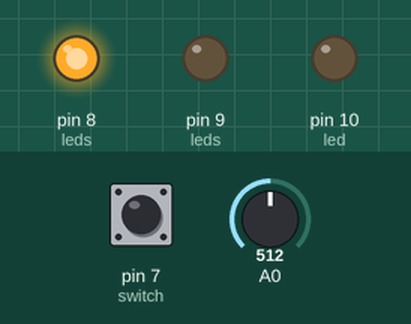
A sketch run on a simulated Arduino Uno, built with avr-gcc and run on an emulated ATmega328P. Parts: output pins drawn as LEDs (lit = HIGH). The inputs (shaded band) are chosen by the test bench; at power-on: A0 = 512, pin 7 (switch) HIGH. What the sketch prints to the serial monitor is not drawn.

Above: at 0.8 s.
0.9 s: A0 set to 211
2.4 s: A0 set to 183
At 3.0 s:
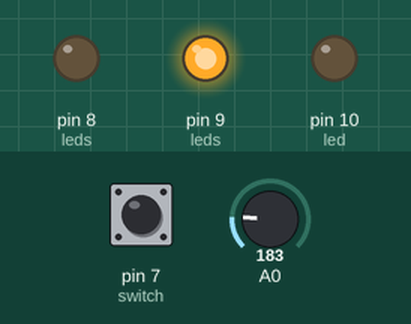
3.9 s: pin 7 (switch) pulled LOW for 0.15 s
At 3.98 s:
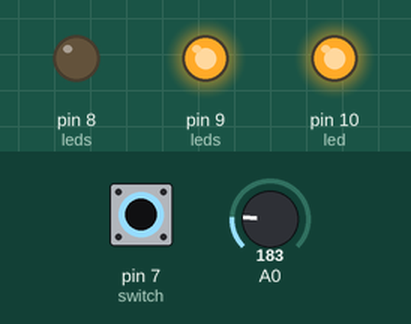
5.5 s: A0 set to 0
At 6.5 s:
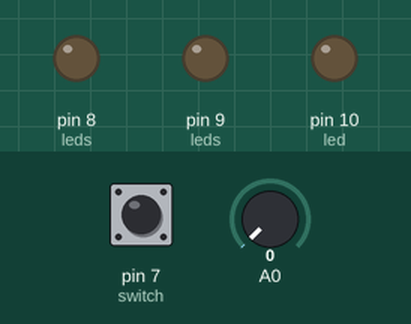
7.0 s: pin 7 (switch) pulled LOW for 1 s
At 7.7 s:
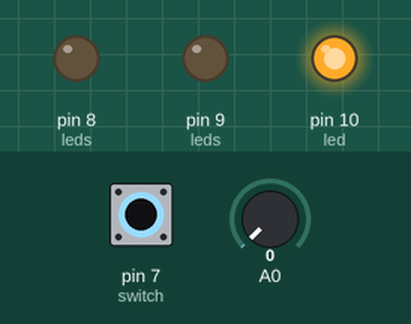
9.5 s: pin 7 (switch) pulled LOW for 3.2 s
At 13.4 s:
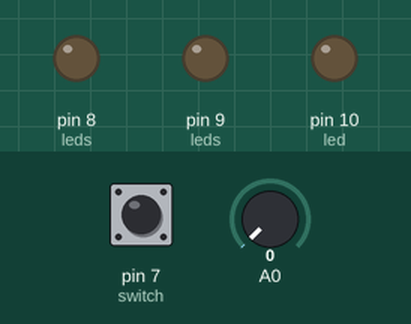
Timing chart, 0 to 14.9 s (numbered marks = the images above; inputs shaded):
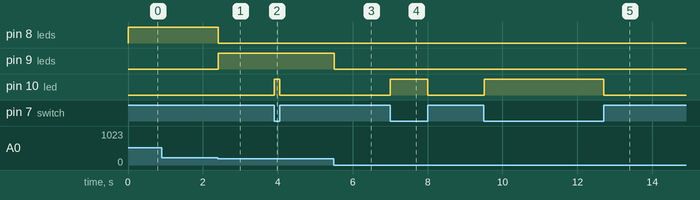

The sketch:

uart.ino
```cpp
#if !defined(__AVR_ATmega328P__)
#include <avr/iom328p.h>
#endif

#include "Uart.h"

#define _BV(bit) (1 << (bit))
#define bit_is_set(sfr, bit) (_SFR_BYTE(sfr) & _BV(bit))
#define bit_is_clear(sfr, bit) (!(_SFR_BYTE(sfr) & _BV(bit)))
#define loop_until_bit_is_set(sfr, bit) do { } while (bit_is_clear(sfr, bit))
#define loop_until_bit_is_clear(sfr, bit) do { } while (bit_is_set(sfr, bit))


void Uart_Init(void) {

    Uart_SetBaudRate(9600);

    /* Enable USART transmitter/receiver */
    UCSR0B = (1 << TXEN0) | (1 << RXEN0);

    /* 8 data bits, 1 stop bit */
    UCSR0C = (1 << UCSZ01) | (1 << UCSZ00);
}

void Uart_SetBaudRate(unsigned short BuadRate)
{
    unsigned short UBBR = ( (F_CPU / 16) /  BuadRate ) - 1;
    UBRR0L = (UBBR & 0xFF);
    UBRR0H = (( UBBR >> 8 ) & 0xFF);
}


void Uart_SendChar(unsigned char DataByte)
{
    // Wait until Write buffer is empty
    while ( ! (UCSR0A & ( 1 << UDRE0)) );
    UDR0 = DataByte;
}

unsigned char Uart_ReadData(void) {
    // Wait until data is received
    while ( ! (UCSR0A & ( 1 << RXC0)) );
    return UDR0;
}

void Uart_SendString(const char DataString[]){
    int i;
    for (i=0; DataString[i]; i++)
    {
        Uart_SendChar(DataString[i]);
    }
}
```

LDR.ino
```cpp
#include <avr/io.h> // Importing necessary libraries for the required functions
#include <util/delay.h>
#include "adc.h"

void init();

int main(void){        //main code
  init();     //calls the void init function at the bottom
  Serial.begin(9600);

  while (1)  //infinite loop
  {
      int button = PIND & (1 << 7) ;   //checking port 7 if the switch has been flipped
      Serial.println(button);

     if(button)       //if statement for the switch
     {
       PORTB = PORTB & ~(1 << 2);
     }
     else
     {
       PORTB = PORTB | (1 << 2);
     }


    unsigned short a = Adc_ReadChannel(0);   //potentiometer values saved in variable a

    if( a == 0)     //if statement for potentiometer
    {

      PORTB = PORTB & ~(1 << 0);    //leds are off
      PORTB = PORTB & ~(1 << 1);    //leds are off
      //_delay_ms(1000);
    }
    else if (a < 200)  //
    {
      PORTB = PORTB | (1 << 1);    //led is on
      PORTB = PORTB & ~(1 << 0);  //led is off
      //_delay_ms(1000);
    }

    else
    {
       PORTB = PORTB | (1 << 0);    //led is off
      PORTB = PORTB & ~(1 << 1);   //led is on
      //_delay_ms(1000);
    }

  }
return 0;
}

void init(){
  DDRC = 0x00; //makes all C ports inputs

  DDRB = DDRB | (1 << 0);  //switches' led is set as an output
  DDRB = DDRB | (1 << 1); //led 1 set as output


  DDRB = DDRB | (1 << 2); // led with switch


  DDRD = DDRD & !(1 << 7); //sets pin 7 as an input for switch
  PORTD = PORTD |(1 << 7);

  adc_Init(); //initialize ADC module with default settings
}
```

Uart.h
```cpp
#ifndef __UART__
#define __UART__

void Uart_Init(void);

void Uart_SetBaudRate(unsigned short BuadRate);

void Uart_SendChar(unsigned char DataByte);

unsigned char Uart_IsDataAvailable(void);

unsigned char Uart_ReadData();

void Uart_SendString(unsigned char DataString[], unsigned char Size);

#endif
```

adc.h
```cpp
// Function prototypes defined in header file for DIO

void adc_Init(void);

unsigned short Adc_ReadChannel(unsigned char channel);
```

adc.ino
```cpp
#include "adc.h"

void adc_Init(void)
{
    // AREF = AVcc
    ADMUX = (1<<REFS0);

    // ADC Enable and prescaler of 128
    // 16000000/128 = 125000
    ADCSRA = (1<<ADEN)|(1<<ADPS2)|(1<<ADPS1)|(1<<ADPS0);
}

unsigned short Adc_ReadChannel(unsigned char ch)
{

  // select the corresponding channel 0~7
  // ANDing with ’7′ will always keep the value
  // of ‘ch’ between 0 and 7
  //ch &= (0b00000111);  // AND operation with 7
  ADMUX = (ADMUX & 0xF8)|ch; // clears the bottom 3 bits before ORing

  // start single convertion
  // write ’1′ to ADSC
  ADCSRA |= (1<<ADSC);

  // wait for conversion to complete
  // ADSC becomes ’0′ again
  // till then, run loop continuously
  while(ADCSRA & (1<<ADSC));

  return ADC;

}
```

dio.ino
```cpp
#include <avr/io.h>

#define SetBit(Reg,Pin) (Reg|=(1<<Pin))
#define ClearBit(Reg,Pin) (Reg&=~(1<<Pin))
#define GetBit(Reg,Pin) (Reg&(1<<Pin))

void Dio_SetPinDirection(unsigned char DDRX,unsigned char Pin,unsigned char Direction){
  switch(DDRX)
  {
     case'B':
     if(Direction==1)
     {
       SetBit(DDRB,Pin);
     }
     else{
       ClearBit(DDRB,Pin);
     }
      break;
        case'C':
     if(Direction==1)
     {
       SetBit(DDRC,Pin);
     }
     else{
       ClearBit(DDRC,Pin);
     }
      break;
      case'D':
     if(Direction==1)
     {
       SetBit(DDRD,Pin);
     }
     else{
       ClearBit(DDRD,Pin);
     }
      break;
  }
}

void Dio_SetPortDirection(unsigned char PORTX,unsigned char Pin,unsigned char Direction){
  switch(PORTX)
  {
     case'B':
     if(Direction==1)
     {
       SetBit(PORTB,Pin);
     }
     else{
       ClearBit(PORTB,Pin);
     }
      break;
        case'C':
     if(Direction==1)
     {
       SetBit(PORTC,Pin);
     }
     else{
       ClearBit(PORTC,Pin);
     }
      break;
      case'D':
     if(Direction==1)
     {
       SetBit(PORTD,Pin);
     }
     else{
       ClearBit(PORTD,Pin);
     }
      break;
  }
}
unsigned char Dio_GetPinState(unsigned char Port,unsigned char pin){
  int bitval;
  switch(Port)
  {
     case 'B':
     bitval = GetBit(PORTB,pin);
     break;
     case 'C':
     bitval = GetBit(PORTC,pin);
     break;
     case 'D':
     bitval = GetBit(PORTD,pin);
     break;
  }
}
```

Measured:
- the behaviour switches between 200 and 199 on A0 (found by bisection; images 0 and 1)
- after the input at 2.4 s, pin 8 (leds): HIGH → LOW at once; pin 9 (leds): LOW → HIGH at once
- after the input at 3.9 s, pin 10 (led): LOW → HIGH at once, → LOW 0.15 s later
- after the input at 5.5 s, pin 9 (leds): HIGH → LOW at once
- after the input at 7.0 s, pin 10 (led): LOW → HIGH at once, → LOW 1.0 s later
- after the input at 9.5 s, pin 10 (led): LOW → HIGH at once, → LOW 3.2 s later
